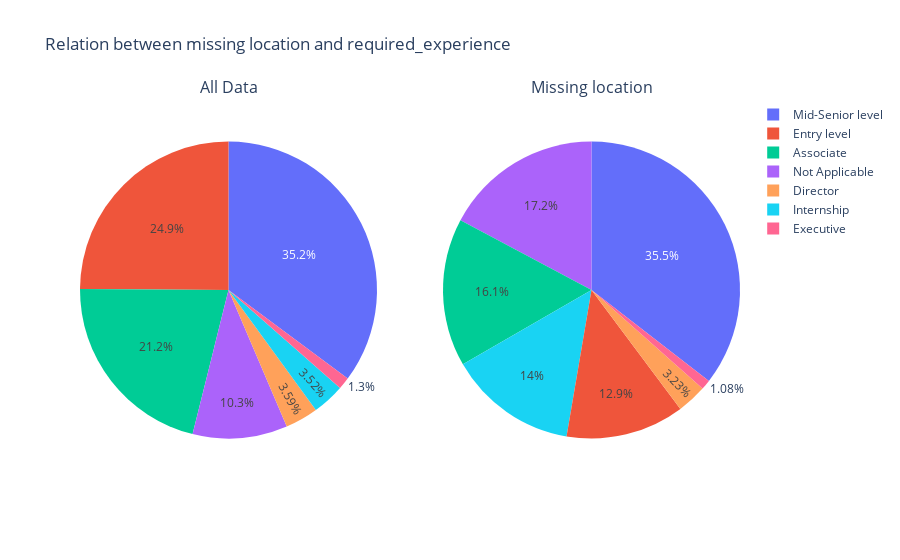

The cell this chart's notebook holds for it:
### Code cell
plot_relation(all_required_experience, missing_required_experience, 'required_experience')

### Figure 1 — Plotly figure (JSON) as saved in the notebook; plotly's stock layout.template omitted (floating-point values rounded to 4 significant figures)
{"data": [{"domain": {"x": [0, 0.45], "y": [0, 1]}, "labels": ["Mid-Senior level", "Entry level", "Associate", "Not Applicable", "Director", "Internship", "Executive"], "type": "pie", "values": [3809, 2697, 2297, 1116, 389, 381, 141]}, {"domain": {"x": [0.55, 1], "y": [0, 1]}, "labels": ["Mid-Senior level", "Not Applicable", "Associate", "Internship", "Entry level", "Director", "Executive"], "type": "pie", "values": [33, 16, 15, 13, 12, 3, 1]}], "layout": {"annotations": [{"font": {"size": 16}, "showarrow": false, "text": "All Data", "x": 0.225, "xanchor": "center", "xref": "paper", "y": 1, "yanchor": "bottom", "yref": "paper"}, {"font": {"size": 16}, "showarrow": false, "text": "Missing location", "x": 0.775, "xanchor": "center", "xref": "paper", "y": 1, "yanchor": "bottom", "yref": "paper"}], "title": {"text": "Relation between missing location and required_experience"}}}
